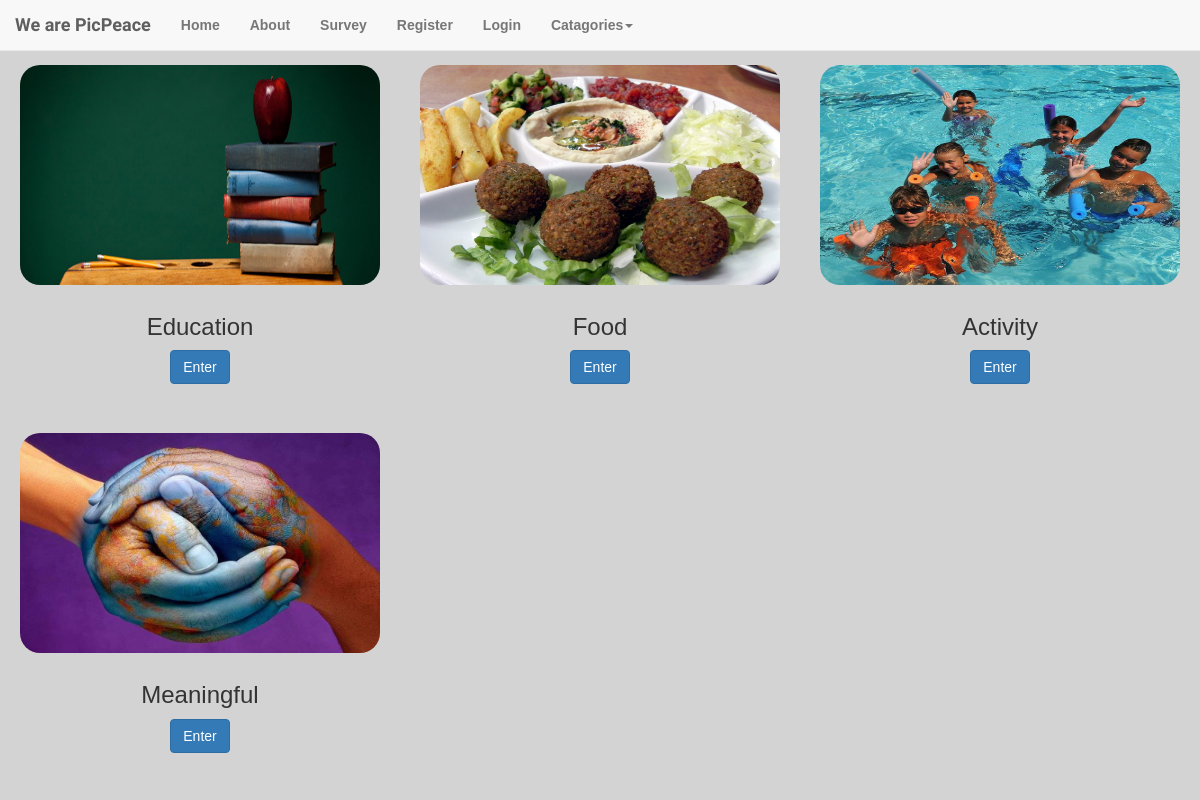
The page / on the database its author committed.
### database_setup.py (models this page shows)
class Picture(Base):
    __tablename__ = 'picture'
    id = Column(Integer, primary_key=True)
    path = Column(String)
    category = Column(String)
    cover = Column(Boolean)
    discription=Column(String)

### web_app.py (the view)
@app.route('/')
def main_page():
    pics=session.query(Picture).filter_by(cover=True).all()
    return render_template('main_page.html',pics=pics)

### templates/main_page.html (shortened to what this page needs)
<!DOCTYPE html>
<html>
<head>
  <link rel="stylesheet" href="http://maxcdn.bootstrapcdn.com/bootstrap/3.3.6/css/bootstrap.min.css">
  <link rel="stylesheet" type="text/css" href="{{ url_for('static', filename='styles.css') }}">
</head>
<body>
      <nav class="navbar navbar-default navbar-fixed-top">
        <div class="container-fluid">
          <div class="navbar-header">
            <a class="navbar-brand" href="#">We are PicPeace</a>
          </div>
          <div id="navbar" class="navbar-collapse collapse">
            <ul class="nav navbar-nav">
              <li><a href="{{ url_for('main_page') }}">Home</a></li>
              <li><a href="{{ url_for('aboutus') }}">About</a></li>
              <li><a href="{{ url_for('survey') }}">Survey</a></li>
              <li><a href="{{url_for('register')}}">Register</a></li>
              <li><a href="{{url_for('login')}}">Login</a></li>
              <li class="dropdown">
                <a href="#" class="dropdown-toggle" data-toggle="dropdown" role="button" aria-haspopup="true" aria-expanded="false">Catagories<span class="caret"></span></a>
              </li>
            </ul>
          </div>
        </div>
      </nav>
<div class="container-fluid">
<br>
<br>
<br>
<div class="row">
{%for pic in pics%}
  <div class="col-md-4">
    <div class="thumbnail transparent web_app_img">
      <img src="{{ url_for('static', filename=pic.path)}}" class="web_app_img" >
        <div class="caption">
          <div class="mainpageborders" >
        <h3>{{pic.category.capitalize()}}</h3>
        <p>
        <a href="{{url_for('category', category_name=pic.category)}}  " class="btn btn-primary" role="button">Enter</a>
        </p>
      </div>
      </div>
      </div>
      </div>
{%endfor%}
</div>
</div>
</body>
</html>

### static/styles.css (style rules this page uses)
body, html { font-family: 'Ubuntu', sans-serif; font-weight: bold; background: url("http://www.pixeden.com/media/k2/galleries/165/001-subtle-light-pattern-background-texture-vol5.jpg") no-repeat fixed center; background-size:cover; height: 100%; background-repeat: no-repeat; background-color: #d3d3d3; padding-top: 0px; }
.transparent { background-color: transparent; border-color: transparent; }
.mainpageborders { text-align:center; }
.thumbnail > .web_app_img { width: 400px; height:220px; border-radius: 20px; }
.navbar-brand { font-family: 'Shadows Into Light Two', cursive; }

### rows shown on the page
Picture: path (picture), category "Education"
Picture: path (picture), category "Food"
Picture: path (picture), category "Activity"
Picture: path (picture), category "Meaningful"
